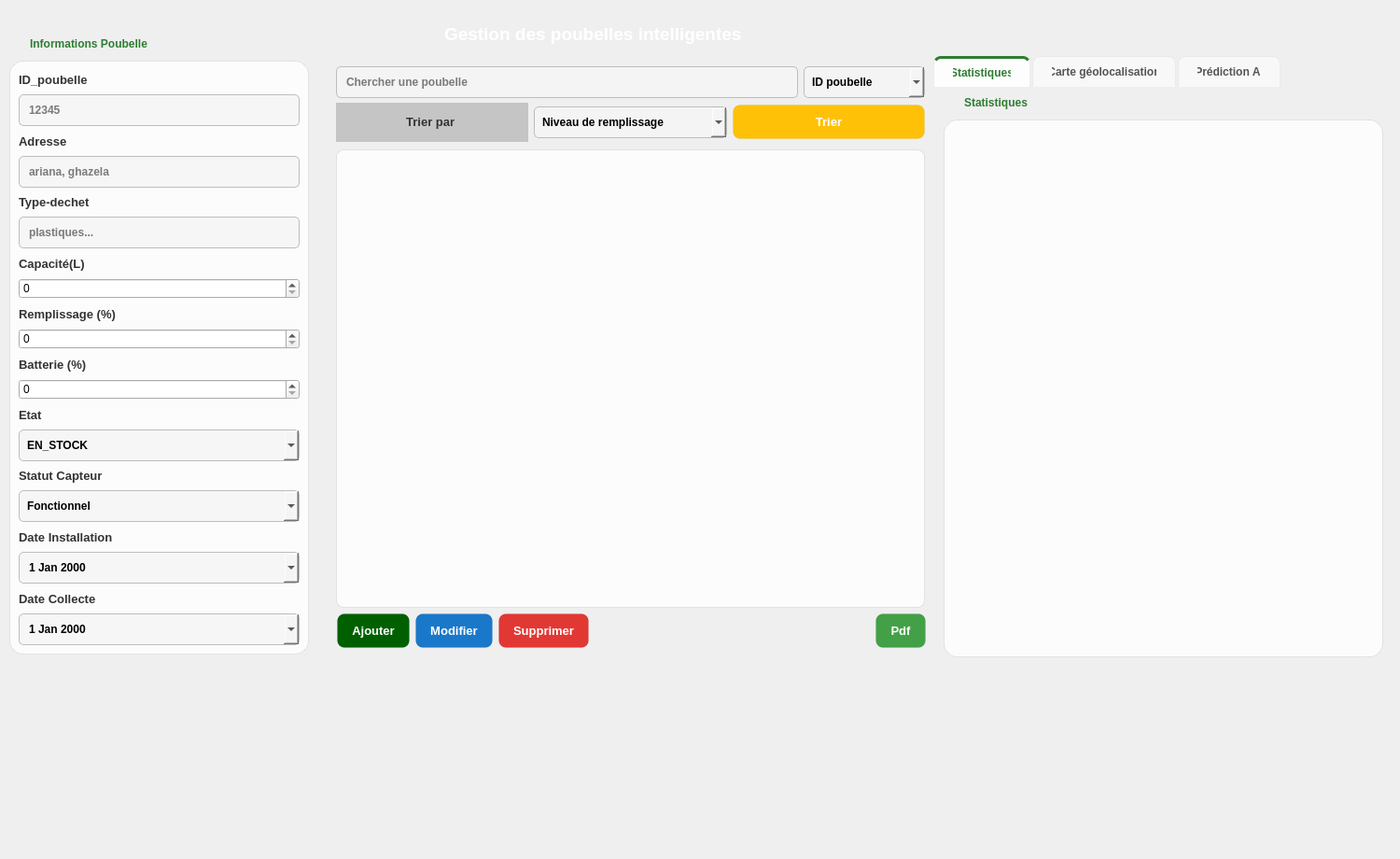
      <widget class="QWidget" name="page_poubelle">
       <property name="styleSheet">
        <string notr="true">/* --- 1. L'IMAGE DE FOND --- */
QWidget#page_employes {
    /* Assure-toi que le chemin de ton image est correct ici ! */
    border-image: url(:/new/prefix1/images/bg_left.jpg) 0 0 0 0 stretch stretch;
}

/* --- 2. LE CADRE FORMULAIRE &amp; STATISTIQUES (Verre Blanc) --- */
QGroupBox {
    /* Fond BLANC avec transparence (Alpha = 210 sur 255 pour lisibilité) */
    background-color: rgba(255, 255, 255, 210); 
    border: 1px solid rgba(0, 0, 0, 20); /* Bordure grise subtile */
    border-radius: 15px;
    margin-top: 25px; 
}

QGroupBox::title {
    subcontrol-origin: margin;
    subcontrol-position: top left;
    left: 20px;
    color: #2E7D32; /* Vert Foncé EcoCycle pour le contraste sur blanc */
    font-weight: bold;
    font-size: 16px;
    background-color: transparent;
}

/* --- 3. LES LABELS --- */
QLabel {
    color: #333333; /* Texte GRIS FONCÉ/NOIR */
    font-weight: bold;
    font-size: 13px;
    background-color: transparent;
}

/* --- 4. CHAMPS DE SAISIE (Inputs Clairs) --- */
QLineEdit, QComboBox, QDateEdit, QDoubleSpinBox {
    /* Fond blanc cassé semi-transparent */
    background-color: rgba(245, 245, 245, 200); 
    border: 1px solid #BDBDBD; /* Bordure grise */
    border-radius: 5px;
    padding: 8px;
    color: #000000; /* Texte NOIR quand on écrit */
    font-weight: bold;
}

QLineEdit:focus, QComboBox:focus, QDateEdit:focus {
    background-color: #FFFFFF; /* Devient blanc pur au clic */
    border: 2px solid #4CAF50; /* Bordure VERTE */
}

/* Spécifique : La liste de choix de Tri */
QComboBox#cb_tri_option {
    min-width: 80px;
    background-color: rgba(255, 255, 255, 200);
    color: #333;
}

/* --- 5. TABLEAU (Liste Blanche) --- */
QTableView {
    background-color: rgba(255, 255, 255, 200); 
    alternate-background-color: rgba(232, 245, 233, 200);
    border: 1px solid rgba(0, 0, 0, 20);
    border-radius: 8px;
    gridline-color: rgba(0, 0, 0, 10); /* Lignes grises très fines */
    color: #000000; /* Texte Noir */
    selection-background-color: rgba(76, 175, 80, 180); /* Vert sélection */
    selection-color: white;
    outline: 0;
}

QHeaderView::section {
    background-color: #2E7D32; /* Entête Vert Foncé */
    color: white;
    padding: 8px;
    border: none;
    font-weight: bold;
}

QTableCornerButton::section {
    background-color: rgba(255, 255, 255, 200);
    border: none;
}

/* --- 6. BOUTONS (Couleurs Vives) --- */
QPushButton {
    border-radius: 8px;
    padding: 10px 15px;
    color: white; /* Texte Blanc sur bouton coloré */
    font-weight: bold;
    font-size: 13px;
    border: 1px solid rgba(0,0,0, 10); /* Légère ombre */
}

/* --- COULEURS DES BOUTONS --- */

/* Ajouter : Vert */
QPushButton#btn_ajouter {
    background-color: #43A047; 
}
QPushButton#btn_ajouter:hover { background-color: #2E7D32; }

/* Modifier : Bleu */
QPushButton#btn_modifier {
    background-color: #1E88E5; 
}
QPushButton#btn_modifier:hover { background-color: #1565C0; }

/* Supprimer : Rouge */
QPushButton#btn_supprimer {
    background-color: #E53935; 
}
QPushButton#btn_supprimer:hover { background-color: #C62828; }

/* PDF : Gris */
QPushButton#btn_pdf {
    background-color: #757575; 
}
QPushButton#btn_pdf:hover { background-color: #424242; }

/* Contrat : Marron */
QPushButton#btn_contrat {
    background-color: #795548;
}
QPushButton#btn_contrat:hover { background-color: #5D4037; }

/* Mailing : Violet */
QPushButton#btn_mailing {
    background-color: #8E24AA;
}
QPushButton#btn_mailing:hover { background-color: #7B1FA2; }

/* TRIER : Jaune/Ambre */
QPushButton#btn_tri {
    background-color: #FFC107;
    color: #333; /* Texte foncé sur jaune */
}
QPushButton#btn_tri:hover { background-color: #FFB300; }

/* --- SCROLLBAR --- */
QScrollBar:vertical {
    border: none;
    background: rgba(0,0,0,10);
    width: 10px;
    border-radius: 5px;
}
QScrollBar::handle:vertical {
    background: rgba(0,0,0,30); /* Poignée grise */
    border-radius: 5px;
}

/* --- TAB WIDGET (ONGLETS) --- */
QTabWidget::pane {
    border: none;
    border-radius: 10px;
    background-color: transparent; /* Fond transparent pour voir l'image principale */
    top: -1px; 
}

QTabBar::tab {
    background-color: rgba(255, 255, 255, 150); /* Onglet inactif */
    border: 1px solid rgba(0,0,0, 10);
    border-bottom: none;
    border-top-left-radius: 8px;
    border-top-right-radius: 8px;
    padding: 8px 20px;
    margin-right: 2px;
    font-weight: bold;
    color: #555;
}

QTabBar::tab:selected {
    background-color: rgba(255, 255, 255, 220); /* Onglet actif plus blanc */
    color: #2E7D32; /* Texte Vert EcoCycle */
    border-top: 3px solid #2E7D32; /* Petite barre verte en haut */
}

QTabBar::tab:hover {
    background-color: rgba(255, 255, 255, 180);
}
</string>
       </property>
       <widget class="QGroupBox" name="gb_form_2">
        <property name="geometry">
         <rect>
          <x>10</x>
          <y>40</y>
          <width>321</width>
          <height>661</height>
         </rect>
        </property>
        <property name="font">
         <font>
          <bold>true</bold>
         </font>
        </property>
        <property name="title">
         <string>Informations Poubelle</string>
        </property>
        <layout class="QVBoxLayout" name="verticalLayout">
         <item>
          <widget class="QLabel" name="label_24">
           <property name="text">
            <string>ID_poubelle</string>
           </property>
          </widget>
         </item>
         <item>
          <widget class="QLineEdit" name="le_id_poubelle">
           <property name="maxLength">
            <number>5</number>
           </property>
           <property name="placeholderText">
            <string>12345</string>
           </property>
          </widget>
         </item>
         <item>
          <widget class="QLabel" name="label_25">
           <property name="text">
            <string>Adresse</string>
           </property>
          </widget>
         </item>
         <item>
          <widget class="QLineEdit" name="le_adresse_poubelle">
           <property name="text">
            <string/>
           </property>
           <property name="placeholderText">
            <string>ariana, ghazela</string>
           </property>
          </widget>
         </item>
         <item>
          <widget class="QLabel" name="label_26">
           <property name="text">
            <string>Type-dechet</string>
           </property>
          </widget>
         </item>
         <item>
          <widget class="QLineEdit" name="le_type_dechet">
           <property name="text">
            <string/>
           </property>
           <property name="placeholderText">
            <string>plastiques...</string>
           </property>
          </widget>
         </item>
         <item>
          <widget class="QLabel" name="label_28">
           <property name="text">
            <string>Capacité(L)</string>
           </property>
          </widget>
         </item>
         <item>
          <widget class="QSpinBox" name="sb_capacite">
           <property name="maximum">
            <number>10000</number>
           </property>
          </widget>
         </item>
         <item>
          <widget class="QLabel" name="label_remp">
           <property name="text">
            <string>Remplissage (%)</string>
           </property>
          </widget>
         </item>
         <item>
          <widget class="QSpinBox" name="sb_remplissage">
           <property name="maximum">
            <number>100</number>
           </property>
          </widget>
         </item>
         <item>
          <widget class="QLabel" name="label_batt">
           <property name="text">
            <string>Batterie (%)</string>
           </property>
          </widget>
         </item>
         <item>
          <widget class="QSpinBox" name="sb_batterie">
           <property name="maximum">
            <number>100</number>
           </property>
          </widget>
         </item>
         <item>
          <widget class="QLabel" name="label_etat">
           <property name="text">
            <string>Etat</string>
           </property>
          </widget>
         </item>
         <item>
          <widget class="QComboBox" name="cb_etat_poubelle">
           <item>
            <property name="text">
             <string>EN_STOCK</string>
            </property>
           </item>
           <item>
            <property name="text">
             <string>INSTALLE</string>
            </property>
           </item>
          </widget>
         </item>
         <item>
          <widget class="QLabel" name="label_statut_cap">
           <property name="text">
            <string>Statut Capteur</string>
           </property>
          </widget>
         </item>
         <item>
          <widget class="QComboBox" name="cb_statut_capteur">
           <item>
            <property name="text">
             <string>Fonctionnel</string>
            </property>
           </item>
           <item>
            <property name="text">
             <string>En panne</string>
            </property>
           </item>
          </widget>
         </item>
         <item>
          <widget class="QLabel" name="label_date_inst">
           <property name="text">
            <string>Date Installation</string>
           </property>
          </widget>
         </item>
         <item>
          <widget class="QDateEdit" name="de_installation">
           <property name="calendarPopup">
            <bool>true</bool>
           </property>
          </widget>
         </item>
         <item>
          <widget class="QLabel" name="label_date_coll">
           <property name="text">
            <string>Date Collecte</string>
           </property>
          </widget>
         </item>
         <item>
          <widget class="QDateEdit" name="de_collecte">
           <property name="calendarPopup">
            <bool>true</bool>
           </property>
          </widget>
         </item>
        </layout>
       </widget>
       <widget class="QLabel" name="lbl_page_title_3">
        <property name="geometry">
         <rect>
          <x>460</x>
          <y>11</y>
          <width>441</width>
          <height>51</height>
         </rect>
        </property>
        <property name="styleSheet">
         <string notr="true">font-size: 24px; font-weight: bold; color: white; padding: 10px;</string>
        </property>
        <property name="text">
         <string>&lt;html&gt;&lt;head/&gt;&lt;body&gt;&lt;p&gt;&lt;span style=&quot; font-size:14pt;&quot;&gt;Gestion des poubelles intelligentes&lt;/span&gt;&lt;/p&gt;&lt;/body&gt;&lt;/html&gt;</string>
        </property>
        <property name="alignment">
         <set>Qt::AlignmentFlag::AlignLeading|Qt::AlignmentFlag::AlignLeft|Qt::AlignmentFlag::AlignVCenter</set>
        </property>
       </widget>
       <widget class="QWidget" name="layoutWidget_3">
        <property name="geometry">
         <rect>
          <x>360</x>
          <y>110</y>
          <width>631</width>
          <height>42</height>
         </rect>
        </property>
        <layout class="QHBoxLayout" name="horizontalLayout_2">
         <item>
          <widget class="QLabel" name="label">
           <property name="styleSheet">
            <string notr="true">background-color: rgb(197, 197, 197);</string>
           </property>
           <property name="text">
            <string>&lt;html&gt;&lt;head/&gt;&lt;body&gt;&lt;p align=&quot;center&quot;&gt;&lt;span style=&quot; font-size:10pt;&quot;&gt;Trier par &lt;/span&gt;&lt;/p&gt;&lt;/body&gt;&lt;/html&gt;</string>
           </property>
          </widget>
         </item>
         <item>
          <widget class="QComboBox" name="cb_tri_poubelle">
           <item>
            <property name="text">
             <string>Niveau de remplissage </string>
            </property>
           </item>
           <item>
            <property name="text">
             <string>Etat batterie</string>
            </property>
           </item>
           <item>
            <property name="text">
             <string>Adresse</string>
            </property>
           </item>
          </widget>
         </item>
         <item>
          <widget class="QPushButton" name="btn_tri_poubelle">
           <property name="styleSheet">
            <string notr="true">background-color: rgb(255, 193, 7);</string>
           </property>
           <property name="text">
            <string>Trier</string>
           </property>
          </widget>
         </item>
        </layout>
       </widget>
       <widget class="QTabWidget" name="tabWidget_right_2">
        <property name="geometry">
         <rect>
          <x>1000</x>
          <y>60</y>
          <width>491</width>
          <height>851</height>
         </rect>
        </property>
        <property name="currentIndex">
         <number>0</number>
        </property>
        <widget class="QWidget" name="tab_stats_5">
         <attribute name="title">
          <string>Statistiques</string>
         </attribute>
         <widget class="QGroupBox" name="gb_stats_3">
          <property name="geometry">
           <rect>
            <x>11</x>
            <y>11</y>
            <width>471</width>
            <height>601</height>
           </rect>
          </property>
          <property name="font">
           <font>
            <bold>true</bold>
           </font>
          </property>
          <property name="title">
           <string>Statistiques</string>
          </property>
         </widget>
        </widget>
        <widget class="QWidget" name="tab_contrat_3">
         <attribute name="title">
          <string>Carte géolocalisation</string>
         </attribute>
         <widget class="QTableView" name="tab_poubelle_2">
          <property name="geometry">
           <rect>
            <x>10</x>
            <y>20</y>
            <width>631</width>
            <height>591</height>
           </rect>
          </property>
          <property name="alternatingRowColors">
           <bool>true</bool>
          </property>
          <property name="selectionBehavior">
           <enum>QAbstractItemView::SelectionBehavior::SelectRows</enum>
          </property>
         </widget>
        </widget>
        <widget class="QWidget" name="tab">
         <attribute name="title">
          <string>Prédiction AI</string>
         </attribute>
         <widget class="QTableView" name="tab_poubelle_3">
          <property name="geometry">
           <rect>
            <x>10</x>
            <y>30</y>
            <width>631</width>
            <height>591</height>
           </rect>
          </property>
          <property name="alternatingRowColors">
           <bool>true</bool>
          </property>
          <property name="selectionBehavior">
           <enum>QAbstractItemView::SelectionBehavior::SelectRows</enum>
          </property>
         </widget>
        </widget>
       </widget>
       <widget class="QTableView" name="tab_poubelle">
        <property name="geometry">
         <rect>
          <x>360</x>
          <y>160</y>
          <width>631</width>
          <height>491</height>
         </rect>
        </property>
        <property name="alternatingRowColors">
         <bool>true</bool>
        </property>
        <property name="selectionBehavior">
         <enum>QAbstractItemView::SelectionBehavior::SelectRows</enum>
        </property>
       </widget>
       <widget class="QWidget" name="layoutWidget">
        <property name="geometry">
         <rect>
          <x>360</x>
          <y>60</y>
          <width>631</width>
          <height>57</height>
         </rect>
        </property>
        <layout class="QHBoxLayout" name="horizontalLayout_7_client_2">
         <item>
          <widget class="QLineEdit" name="le_recherche_poubelle">
           <property name="placeholderText">
            <string>Chercher une poubelle</string>
           </property>
          </widget>
         </item>
         <item>
          <widget class="QComboBox" name="comboBox_client_2">
           <item>
            <property name="text">
             <string>ID poubelle</string>
            </property>
           </item>
           <item>
            <property name="text">
             <string>Type de déchets</string>
            </property>
           </item>
           <item>
            <property name="text">
             <string>Adresse</string>
            </property>
           </item>
          </widget>
         </item>
        </layout>
       </widget>
       <widget class="QWidget" name="layoutWidget">
        <property name="geometry">
         <rect>
          <x>361</x>
          <y>650</y>
          <width>631</width>
          <height>51</height>
         </rect>
        </property>
        <layout class="QHBoxLayout" name="horizontalLayout_client_2">
         <item>
          <widget class="QPushButton" name="btn_ajouter_poubelle">
           <property name="styleSheet">
            <string notr="true">background-color: rgb(0, 96, 0);</string>
           </property>
           <property name="text">
            <string>Ajouter</string>
           </property>
          </widget>
         </item>
         <item>
          <widget class="QPushButton" name="btn_modifier_poubelle">
           <property name="styleSheet">
            <string notr="true">background-color: rgb(26, 120, 202);</string>
           </property>
           <property name="text">
            <string>Modifier</string>
           </property>
          </widget>
         </item>
         <item>
          <widget class="QPushButton" name="btn_supprimer_poubelle">
           <property name="styleSheet">
            <string notr="true">background-color: rgb(226, 56, 52);</string>
           </property>
           <property name="text">
            <string>Supprimer</string>
           </property>
          </widget>
         </item>
         <item>
          <spacer name="horizontalSpacer_client_2">
           <property name="orientation">
            <enum>Qt::Orientation::Horizontal</enum>
           </property>
           <property name="sizeHint" stdset="0">
            <size>
             <width>40</width>
             <height>20</height>
            </size>
           </property>
          </spacer>
         </item>
         <item>
          <widget class="QPushButton" name="btn_pdf_poubelle">
           <property name="styleSheet">
            <string notr="true">
background-color: rgb(67, 160, 71);</string>
           </property>
           <property name="text">
            <string>Pdf</string>
           </property>
          </widget>
         </item>
        </layout>
       </widget>
       <zorder>layoutWidget</zorder>
       <zorder>layoutWidget</zorder>
       <zorder>gb_form_2</zorder>
       <zorder>lbl_page_title_3</zorder>
       <zorder>tab_poubelle</zorder>
       <zorder>layoutWidget_3</zorder>
       <zorder>tabWidget_right_2</zorder>
      </widget>
